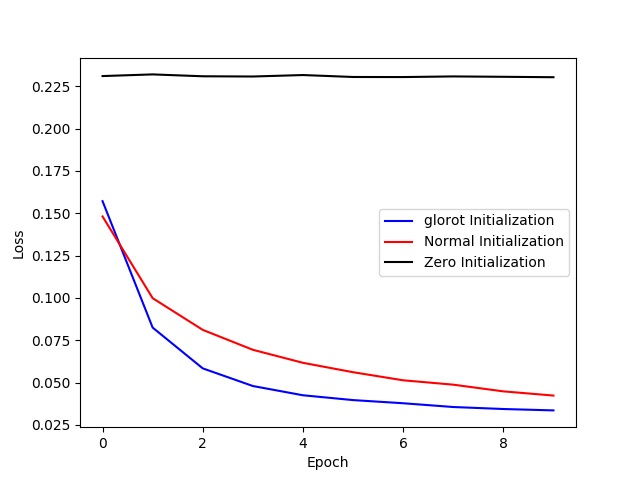

Reproduce this figure in Python.
from neuralnetwork import NeuralNetwork
import matplotlib.pyplot as plt
import numpy as np

np.random.seed(17)
# Glorot Initialization
nn_glorot = NeuralNetwork(hidden_dims=(512, 256), activation_type='sigmoid', initialization_type='Glorot',
                          batch_size=64, epochs=10, step=0.03)
nn_glorot.train()
loss_glorot = nn_glorot.cache['loss']

# Normal Initialization
nn_normal = NeuralNetwork(hidden_dims=(512, 256), activation_type='sigmoid', initialization_type='Normal',
                          batch_size=64, epochs=10, step=0.03)
nn_normal.train()
loss_normal = nn_normal.cache['loss']

# zero Initialization
nn_zero = NeuralNetwork(hidden_dims=(512, 256), activation_type='sigmoid', initialization_type='Zero',
                        batch_size=64, epochs=10, step=0.03)
nn_zero.train()
loss_zero = nn_zero.cache['loss']

assert(len(loss_glorot) == len(loss_normal))
assert(len(loss_zero) == len(loss_normal))
print('Glorot Initialization: ', loss_glorot)
print('Normal Initialization: ', loss_normal)
print('Zero Initialization: ', loss_zero)
plt.plot(range(10), loss_glorot, 'b', loss_normal, 'r', loss_zero, 'k-')
plt.legend(['glorot Initialization', 'Normal Initialization', 'Zero Initialization'])
plt.xlabel('Epoch')
plt.ylabel('Loss')
plt.show()
